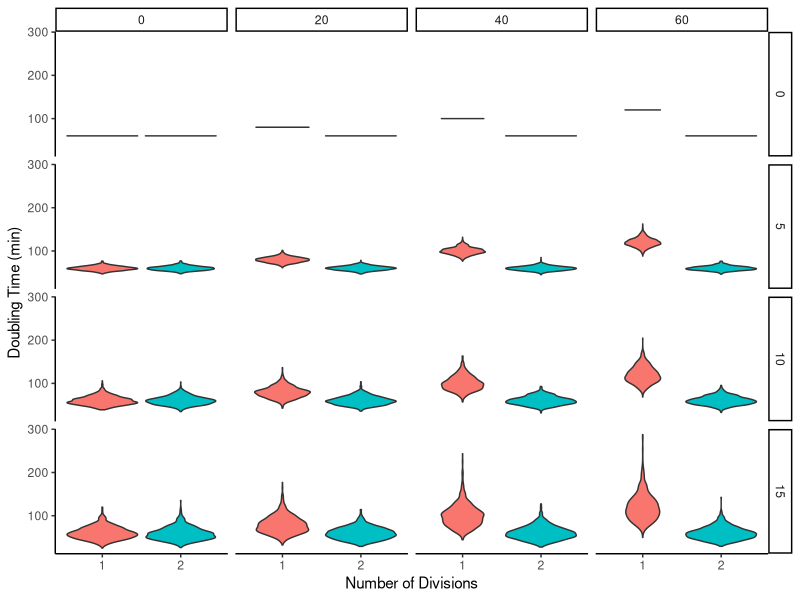
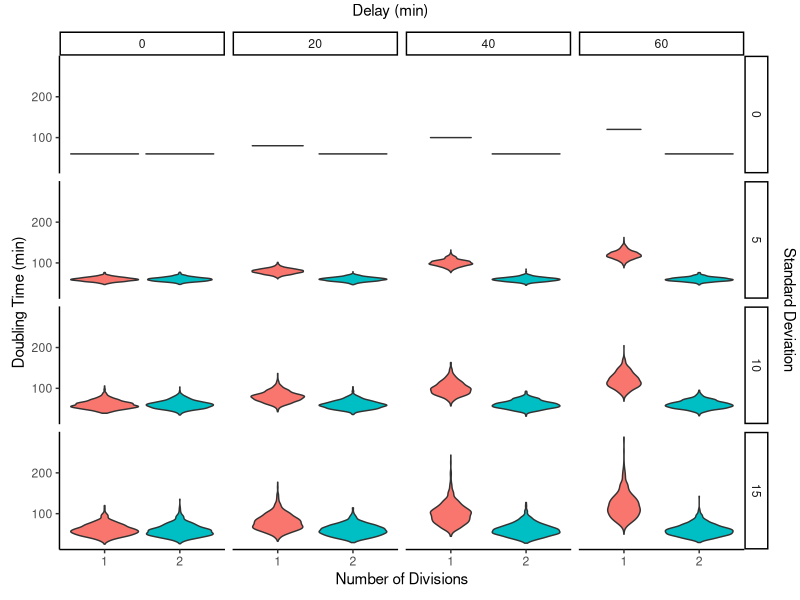
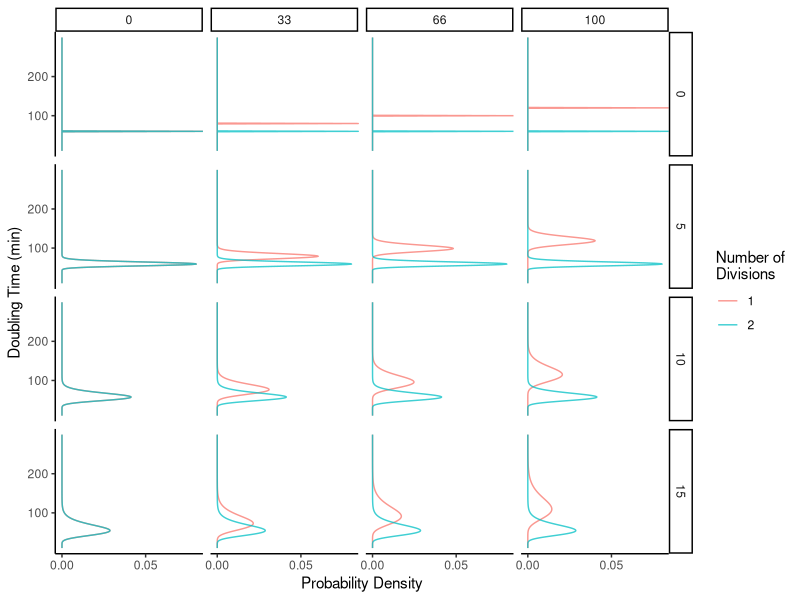
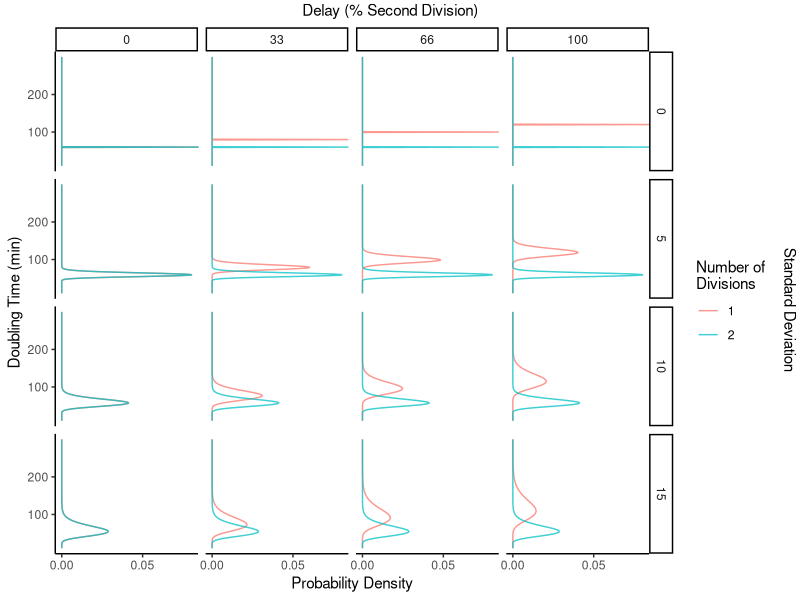
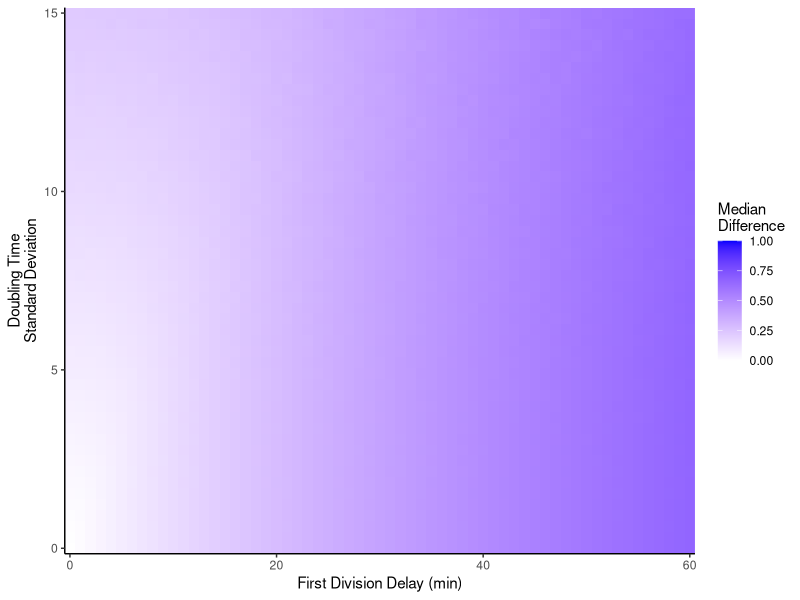
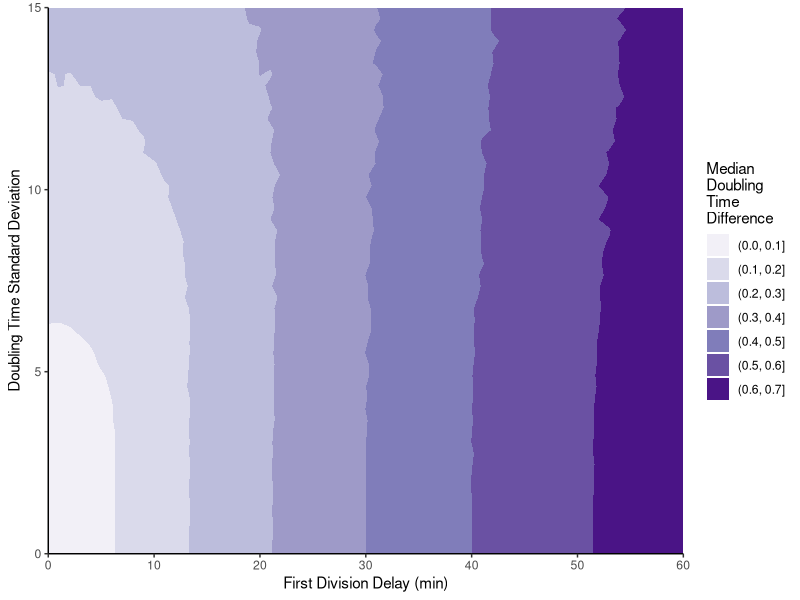
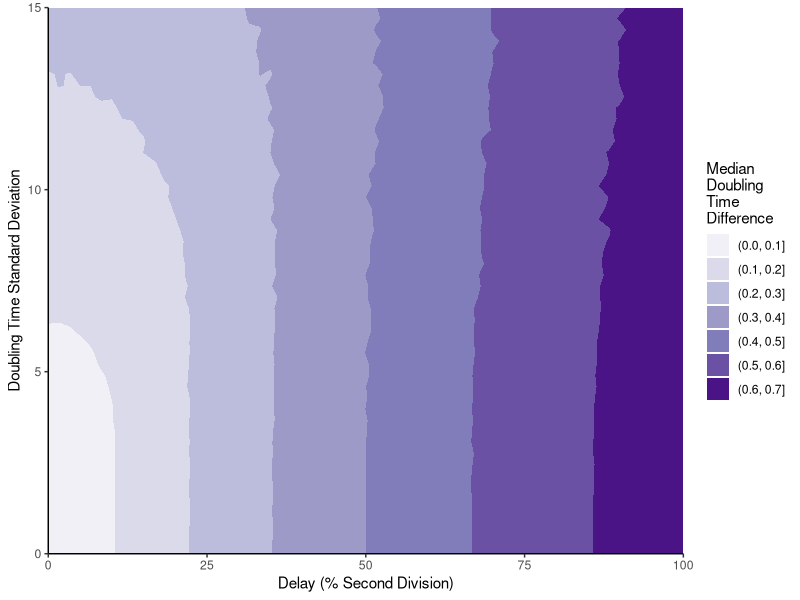
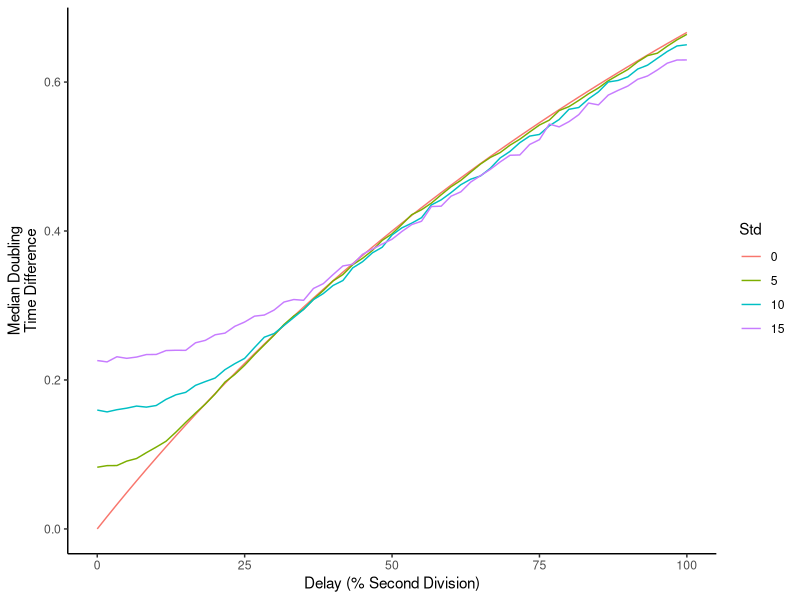

These figures' R source, in order:

# Date: 8Jun2024


library(plyr)  # load before dplyr
library(dplyr)
library(ggplot2)
library(ggridges)
library(stringi)
library(glue)
library(MASS)
library(grid)
library(cowplot)
library(grid)
library(gtable)


# Function for Direct Parameter Conversion
#This formulas are in the wikipedia page of Log-normal distribution
normal_to_lognormal_direct <- function(mean, sd) {
  variance <- sd^2
  meanlog <- log(mean^2 / sqrt(variance + mean^2))
  sdlog <- sqrt(log(1 + variance / mean^2))
  
  return(list(meanlog = meanlog, sdlog = sdlog))
}


# Estimating parameters for populations ####

default_mean=60
means <- c(60, 90, 120, 150)
std_devs <- c(0, 5, 10, 15)

results <- data.frame()

for (mu in means) {
  for (sigma in std_devs) {
    direct_params <- normal_to_lognormal_direct(mu, mu/default_mean*sigma)
    
    results <- rbind(results, 
                     data.frame(normal_mean = mu, 
                                scaled_sd = mu/default_mean*sigma, 
                                meanlog = direct_params$meanlog, 
                                sdlog = direct_params$sdlog))
  }
}

print(results)


# Create table of parameter ####


default_mean=60

#to create only 4 levels
delays=seq(default_mean, default_mean+60, 20)
std_devs=seq(0,15,5)


table_parameters=data.frame()

# iterating standard deviations
for (std_i in std_devs){
  
  first_sim_std=TRUE #flag to set second divisions distribution paramaters
  
  #iterating different delays
  for (delay_j in delays){
    
    #calculating parameters of the first division
    first_div_params=normal_to_lognormal_direct(delay_j, delay_j/default_mean*std_i)
    
    #saving second division distribution parameters and not changing it until the
    #std is changed
    if(first_sim_std){
      temp_second_div_mean=delay_j
      temp_second_div_var=std_i
      second_div_params=first_div_params
      first_sim_std=FALSE
    }
    
    df_temp=data.frame(delay=delay_j-default_mean, std=std_i,
                       first_div_mean=delay_j, first_div_scaled_std=delay_j/default_mean*std_i,
                       first_div_log_mean=first_div_params$meanlog, first_div_log_sd=first_div_params$sdlog,
                       second_div_mean=temp_second_div_mean, second_div_scaled_std=temp_second_div_var,
                       second_div_log_mean=second_div_params$meanlog, second_div_log_sd=second_div_params$sdlog)
    
    table_parameters=rbind(table_parameters, df_temp)
    
  }
}

summary(table_parameters)

# This files are used for simulations using this synthetic data distributions
# write.csv(table_parameters, file="~/work_dir/observed_synchrony/evolution_results/syn_diff_mean_var_24apr2024/4_diffs_4_stds_17oct2024/params_4diffs_4stds_17oct2024.csv", row.names=FALSE)


#### Making plot of distributions ####

default_mean=60
means <- c(60, 80, 100, 120)
delay_names=c("0", "20", "40", "60")
std_devs <- c(0, 5, 10, 15)
std_names=c("0", "5", "10", "15")

n_times=1000

df_doub_times=data.frame()

for (i in seq(1,length(std_devs))){
  
  first_std=TRUE
  
  for (j in seq(1,length(means))){
    first_div_params=normal_to_lognormal_direct(means[j], means[j]/default_mean*std_devs[i])
    
    if(first_std){
      second_div_params=first_div_params
      first_std=FALSE
    }
    
    first_div_times=rlnorm(n_times, meanlog = first_div_params$meanlog, sdlog = first_div_params$sdlog)
    
    second_div_times=rlnorm(n_times, meanlog = second_div_params$meanlog, sdlog = second_div_params$sdlog)
    
    temp_df=data.frame(delay=delay_names[j], std=std_names[i], div_num=c(rep("1", n_times), rep("2", n_times)), 
                       doub_t=c(first_div_times, second_div_times))
    
    df_doub_times=rbind(df_doub_times, temp_df)
  }
}

df_doub_times$std=factor(df_doub_times$std, levels=c("0", "5", "10", "15"))

summary(df_doub_times)

ggplot(df_doub_times, aes(x=div_num, y=doub_t, fill=div_num))+
  geom_violin()+
  facet_grid(std~delay)+
  # stat_summary(fun='mean', geom='crossbar')+
  theme_classic()+
  labs(x="Number of Divisions", y="Doubling Time (min)")+
  guides(fill='none')+
  NULL



# Create the base plot
p <- ggplot(df_doub_times, aes(x=div_num, y=doub_t, fill=div_num)) +
  geom_violin() +
  facet_grid(std~delay) +
  theme_classic() +
  labs(x="Number of Divisions", y="Doubling Time (min)") +
  guides(fill='none') +
  theme(plot.margin = unit(c(0.3, 0.3, 0.3, 0.3), "cm"))+ # Reduced plot margins
  scale_y_continuous(breaks = c(100, 200))+
  NULL

# Convert to grob
g <- ggplotGrob(p)

# Add top label (reduced height)
top_margin <- unit(0.5, "cm")  # Adjust this value to change the top gap
g <- gtable_add_rows(g, heights = top_margin, pos = 0)
g <- gtable_add_grob(g, 
                     grob = textGrob("Delay (min)", gp = gpar(fontsize = 11)), 
                     t = 1, l = 3, r = ncol(g) - 1)

# Add right label (reduced width)
right_margin <- unit(0.5, "cm")  # Adjust this value to change the right gap
g <- gtable_add_cols(g, widths = right_margin, pos = -1)
g <- gtable_add_grob(g, 
                     grob = textGrob("Standard Deviation", rot = -90, gp = gpar(fontsize = 11)), 
                     t = 3, b = nrow(g) - 1, l = ncol(g))

# Draw the plot
grid.newpage()
grid.draw(g)


#### Making plot of PDF distributions ####
default_mean <- 60
means <- c(60, 80, 100, 120)
delay_names <- c("0", "20", "40", "60")
std_devs <- c(0, 5, 10, 15)
std_names <- c("0", "5", "10", "15")
delay_percentages=c("0", "33", "66", "100")

# Define range for PDF evaluation
x_min <- 10  # Minimum doubling time to consider
x_max <- 300 # Maximum doubling time to consider
n_points <- x_max-x_min+1  # Number of points to evaluate PDF

df_pdf_data <- data.frame()

for (i in seq(1, length(std_devs))) {
  
  first_std <- TRUE
  
  for (j in seq(1, length(means))) {
    first_div_params <- normal_to_lognormal_direct(means[j], means[j]/default_mean*std_devs[i])
    
    if(first_std) {
      second_div_params <- first_div_params
      first_std <- FALSE
    }
    
    # Create x values for PDF evaluation
    x_values <- seq(x_min, x_max, length.out = n_points)
    
    # Calculate PDF values for both distributions
    first_div_pdf <- dlnorm(x_values, meanlog = first_div_params$meanlog, sdlog = first_div_params$sdlog)
    second_div_pdf <- dlnorm(x_values, meanlog = second_div_params$meanlog, sdlog = second_div_params$sdlog)
    
    # Create dataframe with PDF values
    temp_df <- data.frame(
      delay = delay_names[j], 
      std = std_names[i], 
      delay_perc = delay_percentages[j],
      div_num = c(rep("1", n_points), rep("2", n_points)), 
      doub_t = c(x_values, x_values),
      pdf_value = c(first_div_pdf, second_div_pdf)
    )
    
    df_pdf_data <- rbind(df_pdf_data, temp_df)
  }
}

# Set factor levels
df_pdf_data$std <- factor(df_pdf_data$std, levels = c("0", "5", "10", "15"))
df_pdf_data$delay_perc <- factor(df_pdf_data$delay_perc, levels = c("0", "33", "66", "100"))

# Create the PDF plot
p_pdf=ggplot(df_pdf_data, aes(x = doub_t, y = pdf_value, color = div_num)) +
  geom_line(alpha = 0.75) +
  facet_grid(std ~ delay_perc) +
  theme_classic() +
  xlim(c(0, 225))+
  scale_y_continuous(breaks = c(0, 0.05)) +
  scale_x_continuous(breaks = c(100, 200))+
  coord_flip() +
  labs(x = "Doubling Time (min)", y = "Probability Density", color = "Division") +
  scale_color_discrete(name = "Number of\nDivisions") +
  NULL
p_pdf

# Convert to grob
g_pdf <- ggplotGrob(p_pdf)

# Add top label (reduced height)
top_margin <- unit(0.5, "cm")  # Adjust this value to change the top gap
g_pdf <- gtable_add_rows(g_pdf, heights = top_margin, pos = 0)
g_pdf <- gtable_add_grob(g_pdf, 
                     grob = textGrob("Delay (% Second Division)", gp = gpar(fontsize = 11)), 
                     t = 1, l = 3, r = ncol(g_pdf) - 1)

# Add right label (reduced width)
right_margin <- unit(0.5, "cm")  # Adjust this value to change the right gap
g_pdf <- gtable_add_cols(g_pdf, widths = right_margin, pos = -1)
g_pdf <- gtable_add_grob(g_pdf, 
                     grob = textGrob("Standard Deviation", rot = -90, gp = gpar(fontsize = 11)), 
                     t = 3, b = nrow(g_pdf) - 1, l = ncol(g_pdf))

# Draw the plot
grid.newpage()
grid.draw(g_pdf)

# Heatmap of delay times ####

default_mean=60
delays=seq(default_mean, default_mean+60)
# delays=seq(default_mean, default_mean+120)

std_devs=seq(0,15,length.out=50)

n_differences=10000

# In what percentage of the cell cycle are we interested of quantifying the differences in doubling times?
percentage_cell_cycle=0.25

df_divisions_diff=data.frame()

# iterating standard deviations
for (std_i in std_devs){
  
  first_sim_std=TRUE #flag to set second divisions distribution paramaters
  
  #iterating different delays
  for (delay_j in delays){
    
    #calculating parameters of the first division
    first_div_params=normal_to_lognormal_direct(delay_j, delay_j/default_mean*std_i)
    
    #saving second division distribution parameters and not changing it until the
    #std is changed
    if(first_sim_std){
      second_div_params=first_div_params
      first_sim_std=FALSE
    }
    
    first_div_times=rlnorm(n_differences, meanlog = first_div_params$meanlog, sdlog = first_div_params$sdlog)
    
    second_div_times=rlnorm(n_differences, meanlog = second_div_params$meanlog, sdlog = second_div_params$sdlog)
    
    mean_dt=mean(c(first_div_times, second_div_times))
    
    norm_first_times=first_div_times/mean_dt
    norm_second_times=second_div_times/mean_dt
    
    difference=abs(norm_first_times-norm_second_times)
    
    temp_ans=mean(difference<percentage_cell_cycle)
    
    temp_median_diff=median(difference)
    
    df_temp=data.frame(delay=delay_j-default_mean, std=std_i, percentage=temp_ans, ld50=temp_median_diff,
                       first_div_mean=first_div_params$meanlog, first_div_sd=first_div_params$sdlog,
                       second_div_mean=second_div_params$meanlog, second_div_sd=second_div_params$sdlog)
    
    df_divisions_diff=rbind(df_divisions_diff, df_temp)
    
  }
}

summary(df_divisions_diff)

heat_map=ggplot(df_divisions_diff, aes(x = delay, y = std, fill = ld50))+
  geom_tile()+
  scale_fill_gradient2(low = "red", mid="white", high = "blue", midpoint=0, limits = c(0, 1),
                       name = "Median\nDifference")+
  labs(x="First Division Delay (min)", y="Doubling Time\nStandard Deviation")+
  theme_classic()+
  scale_x_continuous(expand = c(0, 0)) +
  scale_y_continuous(expand = c(0, 0)) +
  NULL
heat_map

contour_plot=ggplot(df_divisions_diff, aes(x = delay, y = std, z = ld50))+
  geom_contour_filled(breaks = seq(0, 1, by = 0.1))+
  scale_fill_brewer(palette = "Purples")+
  labs(x = "First Division Delay (min)", 
       y = "Doubling Time Standard Deviation",
       fill = "Median\nDoubling\nTime\nDifference")+
  theme_classic()+
  scale_x_continuous(expand = c(0, 0))+
  scale_y_continuous(expand = c(0, 0))+
  NULL
contour_plot

contour_plot=ggplot(df_divisions_diff, aes(x = delay/60*100, y = std, z = ld50))+
  geom_contour_filled(breaks = seq(0, 1, by = 0.1))+
  scale_fill_brewer(palette = "Purples")+
  labs(x = "Delay (% Second Division)", 
       y = "Doubling Time Standard Deviation",
       fill = "Median\nDoubling\nTime\nDifference")+
  theme_classic()+
  scale_x_continuous(expand = c(0, 0))+
  scale_y_continuous(expand = c(0, 0))+
  NULL
contour_plot

summary(df_divisions_diff)

# df_divisions_diff[df_divisions_diff$delay%%20==0 & df_divisions_diff$delay%%5==0,]
divisions_diff_var=df_divisions_diff[df_divisions_diff$delay==0 | 
                                       df_divisions_diff$delay==20 |
                                       df_divisions_diff$delay==40 |
                                       df_divisions_diff$delay==60,]

divisions_diff_delay=df_divisions_diff[df_divisions_diff$std==0 | 
                                         df_divisions_diff$std==unique(df_divisions_diff$std)[18] |
                                         df_divisions_diff$std==unique(df_divisions_diff$std)[34] |
                                         df_divisions_diff$std==unique(df_divisions_diff$std)[50],]

p_test_delay=ggplot(divisions_diff_delay, aes(x=delay/60*100, y=ld50, col=as.factor(round(std,0)), group=as.factor(round(std,0))))+
  geom_line()+
  theme_classic()+
  labs(color="Std", x="Delay (% Second Division)", y="Median Doubling\nTime Difference")+
  NULL
p_test_delay

p_test_var=ggplot(divisions_diff_var, aes(x=std, y=ld50, col=as.factor(floor(delay/60*100)), group=as.factor(round(delay/60*100))))+
  geom_line()+
  theme_classic()+
  labs(color="Delay", x="Standard Deviation", y="Median Doubling\nTime Difference")+
  NULL
p_test_var

plot_grid(p_test_delay, p_test_var)



# Paper Figure ####


figure_2_v3=plot_grid(g_pdf, p_test_delay, p_test_var,
                      labels=c('A', 'B', 'C'), ncol=1, label_size=12, rel_heights=c(2.5,2,2))
figure_2_v3

ggsave(filename='~/emergence_of_coordinated_cell_division_during_the_evolution_of_multicellularity/Paper_figures/fig_2_causes_asynchrony_median_diff_30july2025.svg',
       plot=figure_2_v3, dpi='retina', width=4.2, height=7, bg='white')
# Note: this image is saved as an svg to later modify the label of Delay to center align it correctly in the plot

# Supplementary figure of the contour map
ggsave(filename='~/emergence_of_coordinated_cell_division_during_the_evolution_of_multicellularity/Paper_figures/supp_fig2_causes_async_contour_map_30july2025.png',
       plot=contour_plot, width=4, height=3)
